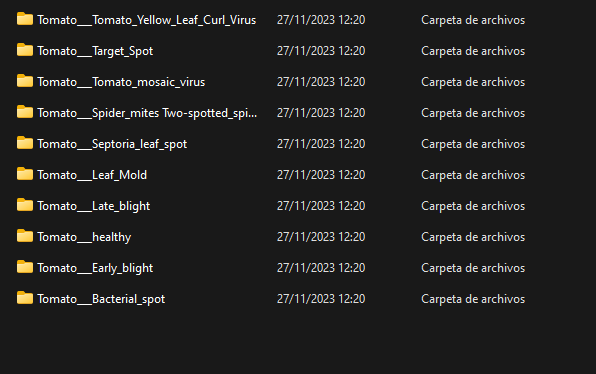
#> input picture Salida_Analisis/directorio_imagenes.png, 596 x 374 px
$ python -i preprocessing.py   (imports and definitions only)
#> lines starting #> are read from the running program, lines starting #| are printed output that depends on the picture; after the words box and inside, x2 and y2 are one past the last pixel; in counts of white or black regions, pixels touching at a corner belong together
import cv2
import numpy as np

def convert_to_lab(image):
    """
    Convierte una imagen de entrada en el espacio de color RGB al espacio de color L*a*b*.
    Esto es útil para la segmentación basada en color que será más resistente a las variaciones de iluminación.
    """
    return cv2.cvtColor(image, cv2.COLOR_RGB2LAB)
#> returned value: shape (374, 596, 3); mean of channels 0, 1, 2 33.3, 128.6, 128.6

def apply_gaussian_blur(image, kernel_size=(5, 5), sigma=0):
    """
    Aplica un desenfoque gaussiano para suavizar la imagen y reducir el ruido y los detalles finos.
    """
#> called with kernel_size = (5, 5), sigma = 0
    return cv2.GaussianBlur(image, kernel_size, sigma)
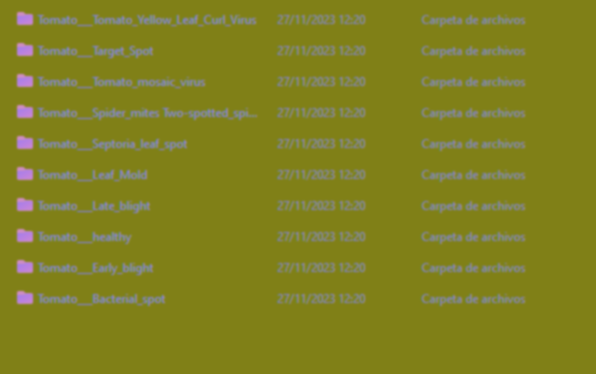
#> returned value: shape (374, 596, 3); mean of channels 0, 1, 2 33.3, 128.6, 128.6; drawn as B, G, R

def threshold_image(image, method=cv2.THRESH_BINARY_INV):
    """
    Aplica un umbral a la imagen para convertirla en una imagen binaria. El método por defecto es THRESH_BINARY_INV.
    """
#> called with method = 1
    gray_image = cv2.cvtColor(image, cv2.COLOR_RGB2GRAY)
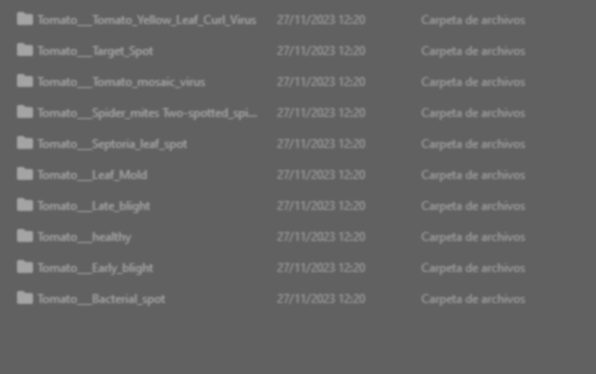
#> gray_image: shape (374, 596); min 96, max 165, mean 100.4
    _, binary_image = cv2.threshold(gray_image, 0, 255, method + cv2.THRESH_OTSU)
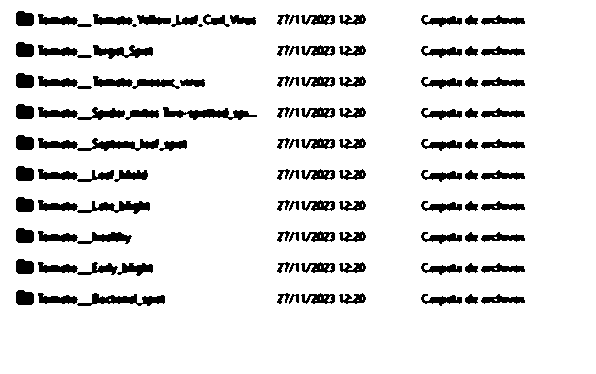
#> binary_image: shape (374, 596); 89.8% white; 116 black regions (2 under 20 px), largest, box (x1, y1, x2, y2) and area: (163, 107, 257, 120) 595, (77, 293, 165, 306) 560, (77, 138, 159, 151) 512
    return binary_image

def normalize_image(image):
    """
    Normaliza los valores de píxeles en la imagen para que estén en el rango [0, 1].
    """
    return image / 255.0

def resize_image(image, size=(256, 256)):
    """
    Redimensiona la imagen al tamaño especificado.
    """
#> called with size = (256, 256)
    return cv2.resize(image, size, interpolation=cv2.INTER_AREA)
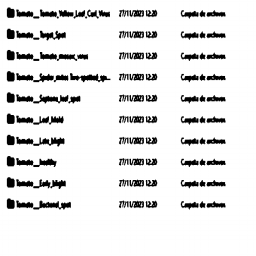
#> returned value: shape (256, 256) float64; min 0, max 1, mean 0.898

def preprocess_image(image):
    """
    Aplica una serie de funciones de preprocesamiento a la imagen y la devuelve.
    """
    lab_image = convert_to_lab(image)
    blurred_image = apply_gaussian_blur(lab_image)
    binary_image = threshold_image(blurred_image)
    normalized_image = normalize_image(binary_image)
    resized_image = resize_image(normalized_image)
    return resized_image

>>> import cv2
>>> picture = cv2.cvtColor(cv2.imread('../Salida_Analisis/directorio_imagenes.png'), cv2.COLOR_BGR2RGB)
>>> result = preprocess_image(picture)

$ run again, on Salida_Analisis/Directorios.png
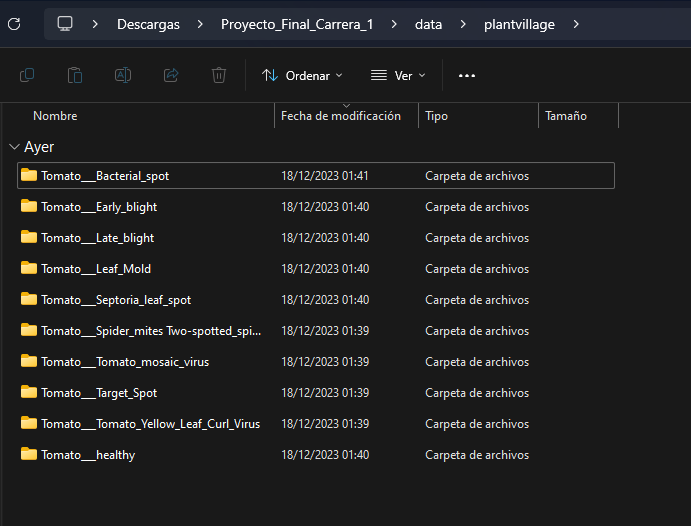
#> input picture Salida_Analisis/Directorios.png, 691 x 526 px
#> in threshold_image, `_, binary_image = cv2.threshold(gray_image, 0, 255, method + cv2.THRES..`:
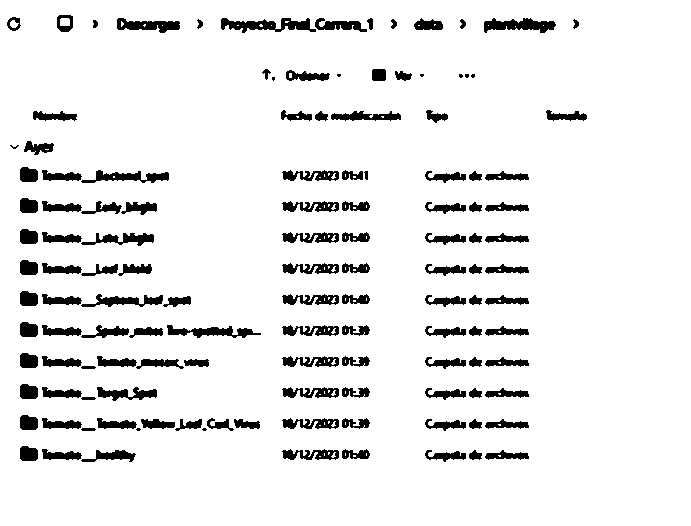
#> binary_image: shape (526, 691); 92.1% white; 128 black regions (9 under 20 px), largest, box (x1, y1, x2, y2) and area: (221, 18, 316, 33) 765, (484, 18, 556, 33) 664, (167, 325, 261, 338) 595
#> in resize_image, `return cv2.resize(image, size, interpolation=cv2.INTER_AREA)`:
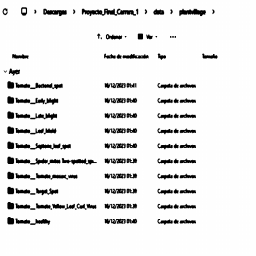
#> returned value: shape (256, 256) float64; min 0, max 1, mean 0.921
